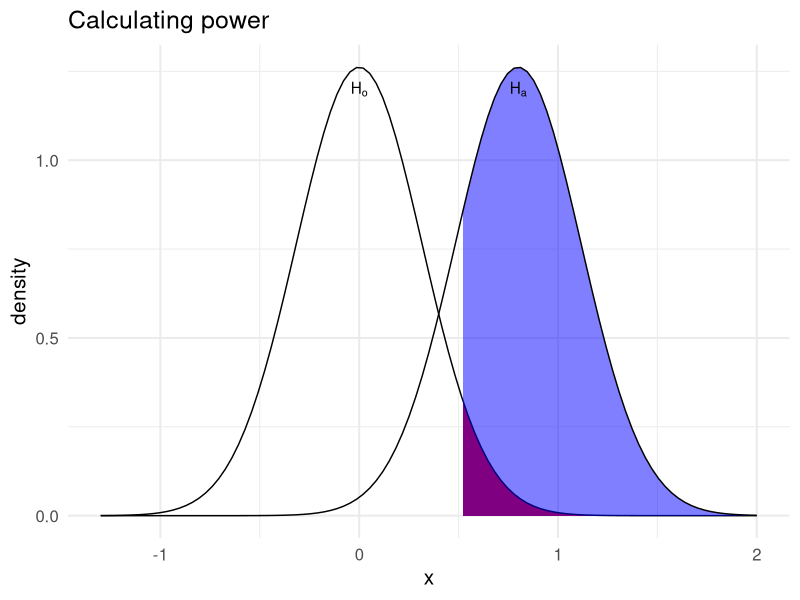
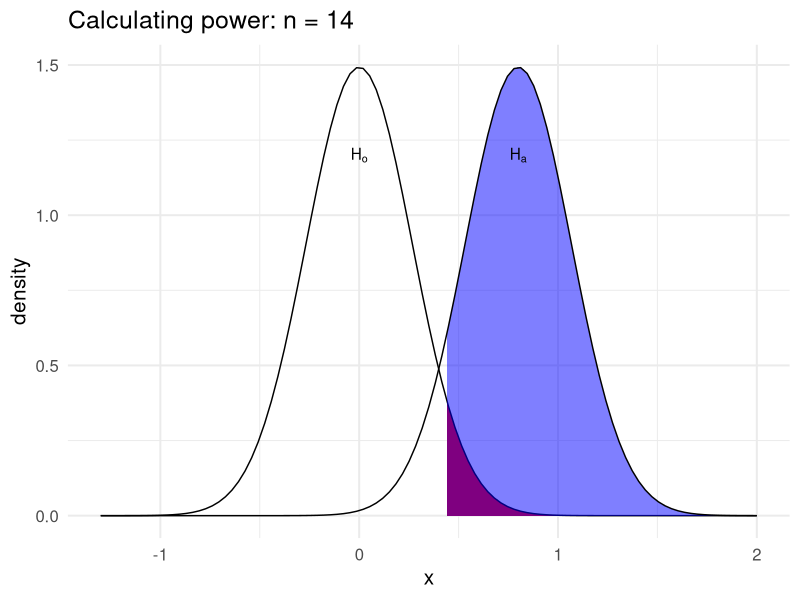
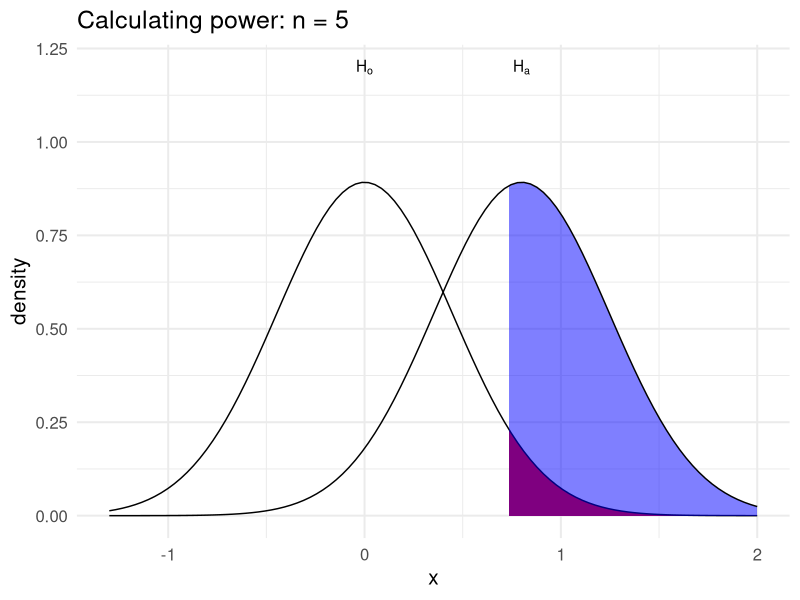
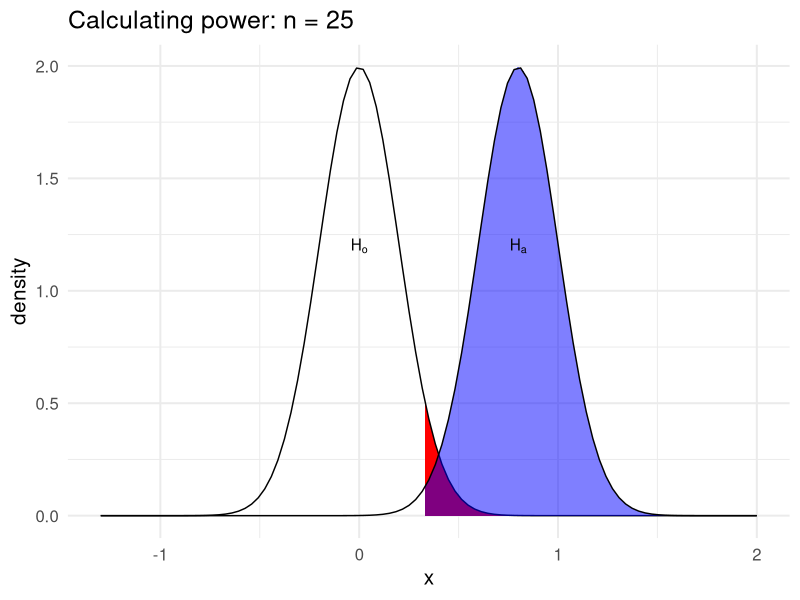

Source code (R) for these figures, in order:
## ---- chunk 1
qnorm(p = 0.05, mean = 0, sd = 1/sqrt(10), lower.tail = F)
## ---- chunk 2
pnorm(q = 0.5201484, mean = 0.8, 1/sqrt(10), lower.tail = F)
## ---- chunk 3
library(ggplot2)
num_samples <- 10
z_val <- qnorm(p = 0.05, mean = 0, sd = 1/sqrt(num_samples), lower.tail = F) # 0.5201484
ggplot(data = data.frame(x = c(-1.3, 2)), aes(x)) + 
    geom_area(stat = "function", fun = dnorm, args = list(mean = 0, sd = 1/sqrt(num_samples)), 
            fill = "red", xlim = c(z_val, 2)) +
  stat_function(fun = dnorm, n = 101, args = list(mean = 0, sd = 1/sqrt(num_samples))) +
  labs(y = "density") + 
  theme_minimal(base_size = 15) +
  labs(title = "Calculating power") +
  geom_area(stat = "function", fun = dnorm, args = list(mean = 0.8, sd = 1/sqrt(num_samples)), 
            fill = "blue", xlim = c(z_val, 2.0), alpha = 0.5) +
  stat_function(fun = dnorm, n = 101, args = list(mean = 0.8, sd = 1/sqrt(num_samples))) +
  annotate('text', x = 0, y = 1.2, label = "H[o]", check_overlap = T, parse=TRUE) +
  annotate('text', x = 0.8, y = 1.2, label = "H[a]", check_overlap = T, parse=TRUE)

## ---- chunk 4
n <- 13
z <- qnorm(p = 0.05, mean = 0, sd = 1/sqrt(n), lower.tail = F)
pnorm(q = z, mean = 0.8, sd = 1/sqrt(n), lower.tail = F)

n <- 14
z <- qnorm(p = 0.05, mean = 0, sd = 1/sqrt(n), lower.tail = F)
pnorm(q = z, mean = 0.8, sd = 1/sqrt(n), lower.tail = F)
## ---- chunk 5
library(ggplot2)
num_samples <- 14
z_val <- qnorm(p = 0.05, mean = 0, sd = 1/sqrt(num_samples), lower.tail = F) # 0.5201484
ggplot(data = data.frame(x = c(-1.3, 2)), aes(x)) + 
    geom_area(stat = "function", fun = dnorm, args = list(mean = 0, sd = 1/sqrt(num_samples)), 
            fill = "red", xlim = c(z_val, 2)) +
  stat_function(fun = dnorm, n = 101, args = list(mean = 0, sd = 1/sqrt(num_samples))) +
  labs(y = "density") + 
  theme_minimal(base_size = 15) +
  labs(title = "Calculating power: n = 14") +
  geom_area(stat = "function", fun = dnorm, args = list(mean = 0.8, sd = 1/sqrt(num_samples)), 
            fill = "blue", xlim = c(z_val, 2.0), alpha = 0.5) +
  stat_function(fun = dnorm, n = 101, args = list(mean = 0.8, sd = 1/sqrt(num_samples))) +
  annotate('text', x = 0, y = 1.2, label = "H[o]", check_overlap = T, parse=TRUE) +
  annotate('text', x = 0.8, y = 1.2, label = "H[a]", check_overlap = T, parse=TRUE)

## ---- chunk 6
library(ggplot2)
num_samples <- 5
z_val <- qnorm(p = 0.05, mean = 0, sd = 1/sqrt(num_samples), lower.tail = F) # 0.5201484
ggplot(data = data.frame(x = c(-1.3, 2)), aes(x)) + 
    geom_area(stat = "function", fun = dnorm, args = list(mean = 0, sd = 1/sqrt(num_samples)), 
            fill = "red", xlim = c(z_val, 2)) +
  stat_function(fun = dnorm, n = 101, args = list(mean = 0, sd = 1/sqrt(num_samples))) +
  labs(y = "density") + 
  theme_minimal(base_size = 15) +
  labs(title = "Calculating power: n = 5") +
  geom_area(stat = "function", fun = dnorm, args = list(mean = 0.8, sd = 1/sqrt(num_samples)), 
            fill = "blue", xlim = c(z_val, 2.0), alpha = 0.5) +
  stat_function(fun = dnorm, n = 101, args = list(mean = 0.8, sd = 1/sqrt(num_samples))) +
  annotate('text', x = 0, y = 1.2, label = "H[o]", check_overlap = T, parse=TRUE) +
  annotate('text', x = 0.8, y = 1.2, label = "H[a]", check_overlap = T, parse=TRUE)

## ---- chunk 7
library(ggplot2)
num_samples <- 25
z_val <- qnorm(p = 0.05, mean = 0, sd = 1/sqrt(num_samples), lower.tail = F) # 0.5201484
ggplot(data = data.frame(x = c(-1.3, 2)), aes(x)) + 
    geom_area(stat = "function", fun = dnorm, args = list(mean = 0, sd = 1/sqrt(num_samples)), 
            fill = "red", xlim = c(z_val, 2)) +
  stat_function(fun = dnorm, n = 101, args = list(mean = 0, sd = 1/sqrt(num_samples))) +
  labs(y = "density") + 
  theme_minimal(base_size = 15) +
  labs(title = "Calculating power: n = 25") +
  geom_area(stat = "function", fun = dnorm, args = list(mean = 0.8, sd = 1/sqrt(num_samples)), 
            fill = "blue", xlim = c(z_val, 2.0), alpha = 0.5) +
  stat_function(fun = dnorm, n = 101, args = list(mean = 0.8, sd = 1/sqrt(num_samples))) +
  annotate('text', x = 0, y = 1.2, label = "H[o]", check_overlap = T, parse=TRUE) +
  annotate('text', x = 0.8, y = 1.2, label = "H[a]", check_overlap = T, parse=TRUE)

